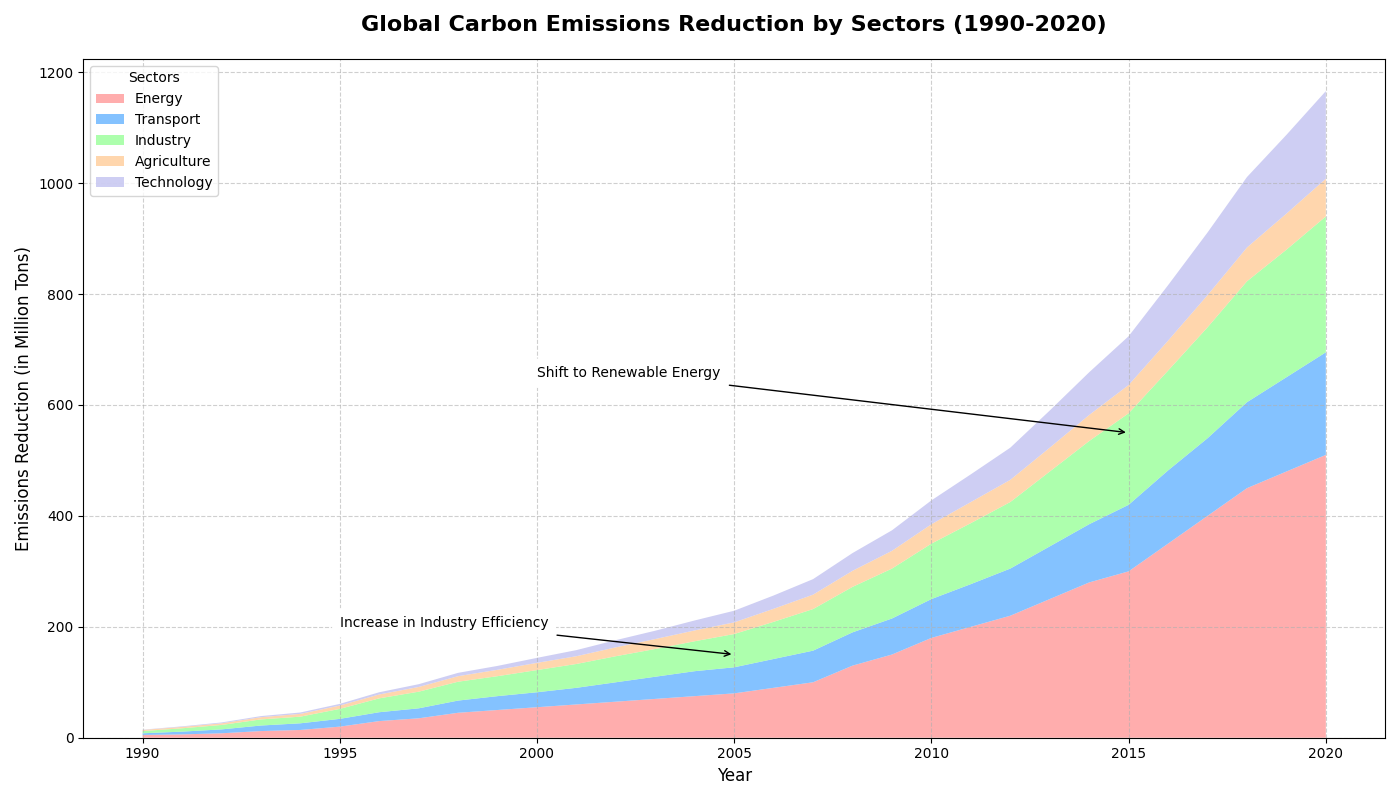

Recreate this plot in Python.
import matplotlib.pyplot as plt
import numpy as np

# Define years from 1990 to 2020
years = np.arange(1990, 2021)

# Global Carbon Emissions Reductions (in million tons) from different sectors (including new made-up data)
energy = [5, 6, 8, 12, 14, 20, 30, 35, 45, 50, 55, 60, 65, 70, 75, 80, 90, 100, 130, 150, 180, 200, 220, 250, 280, 300, 
          350, 400, 450, 480, 510]
transport = [3, 5, 7, 10, 12, 14, 16, 18, 22, 25, 27, 30, 35, 40, 45, 47, 52, 57, 60, 65, 70, 77, 85, 95, 105, 120, 132, 
             140, 155, 170, 185]
industry = [4, 6, 8, 11, 12, 18, 25, 30, 34, 36, 40, 43, 47, 50, 54, 60, 67, 75, 82, 90, 100, 110, 120, 135, 150, 165,
            180, 200, 218, 230, 245]
agriculture = [2, 2.5, 3, 4, 5, 6, 7, 8.5, 10, 11.5, 13, 14, 16, 18, 19.5, 21, 23.5, 26, 29, 32, 35, 38, 40, 43, 47, 51,
               54, 58, 61, 65, 68]
technology = [0.5, 1, 1.5, 2, 2.5, 3, 4, 5, 6, 7, 9, 11, 13, 15, 18, 21, 24, 28, 32, 37, 43, 50, 58, 67, 77, 88, 100, 
              113, 127, 142, 158]

# Stack data for plotting
data = np.vstack([energy, transport, industry, agriculture, technology])

# Define colors for each sector
colors = ['#ff9999', '#66b3ff', '#99ff99', '#ffcc99', '#c2c2f0']

# Plotting the stacked area chart
fig, ax = plt.subplots(figsize=(14, 8))
ax.stackplot(years, data, labels=['Energy', 'Transport', 'Industry', 'Agriculture', 'Technology'], colors=colors, alpha=0.8)

# Add titles and labels
ax.set_title('Global Carbon Emissions Reduction by Sectors (1990-2020)', fontsize=16, fontweight='bold', pad=20)
ax.set_xlabel('Year', fontsize=12)
ax.set_ylabel('Emissions Reduction (in Million Tons)', fontsize=12)

# Add grid and legend
ax.grid(linestyle='--', alpha=0.6)
ax.legend(loc='upper left', title='Sectors', fontsize=10)

# Annotations for significant milestones or changes
ax.annotate('Increase in Industry Efficiency', xy=(2005, 150), xytext=(1995, 200),
            arrowprops=dict(facecolor='black', arrowstyle='->'),
            fontsize=10, bbox=dict(facecolor='white', edgecolor='white', boxstyle='round,pad=0.5'))

ax.annotate('Shift to Renewable Energy', xy=(2015, 550), xytext=(2000, 650),
            arrowprops=dict(facecolor='black', arrowstyle='->'),
            fontsize=10, bbox=dict(facecolor='white', edgecolor='white', boxstyle='round,pad=0.5'))

# Automatically adjust layout
plt.tight_layout()

# Show the plot
plt.show()
